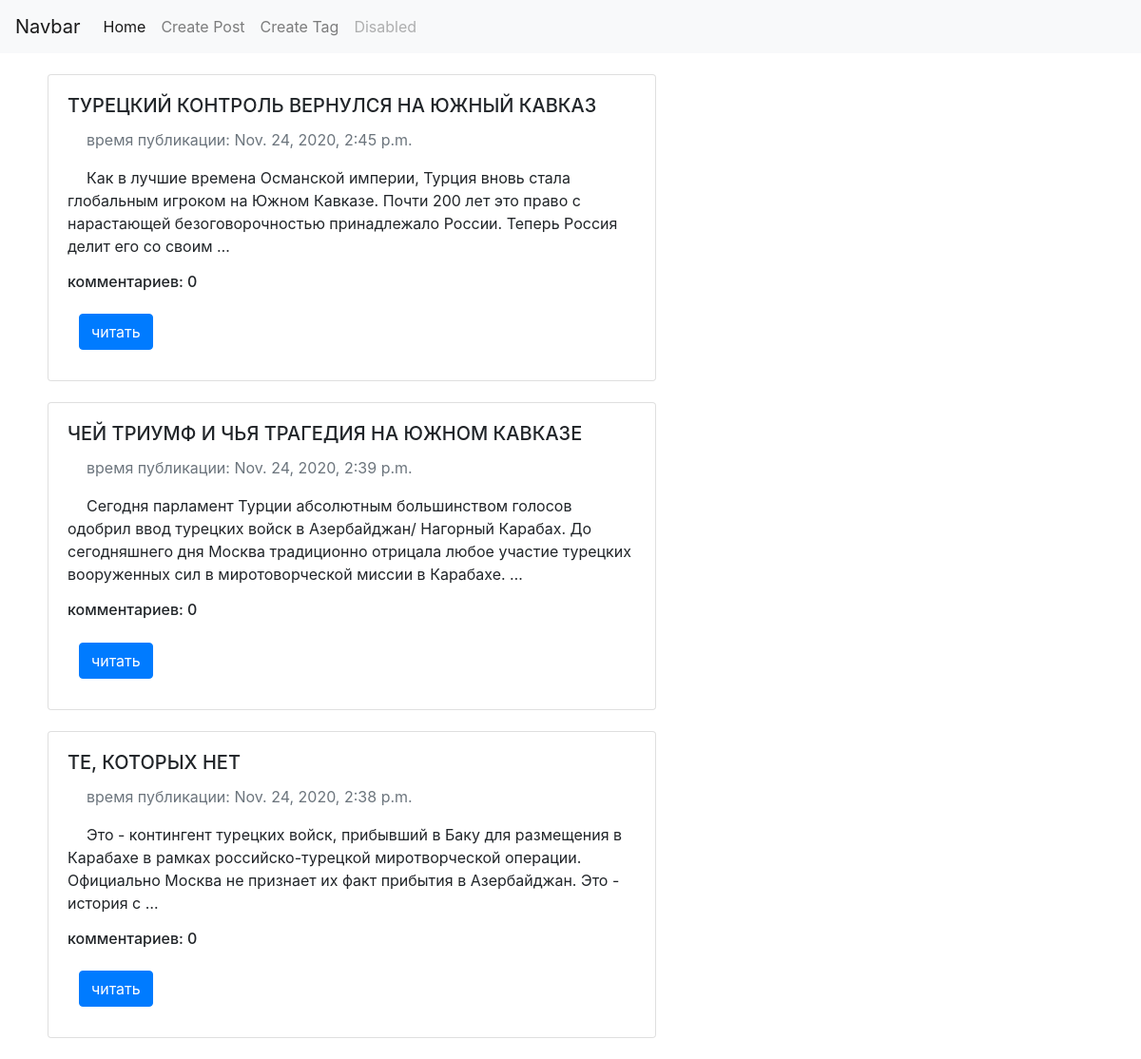
/tags/karabakh/, run on the app's committed database.
### posts/models.py (models this page shows, shortened)
class Post(models.Model):
    title = models.CharField(max_length=150)
    text = models.TextField(blank=True)
    pub_date = models.DateTimeField(auto_now_add=True)
    slug = models.SlugField(max_length=50, unique=True)
    tags = models.ManyToManyField('Tag', blank=True, related_name='posts')
    def get_absolute_url(self):
        return reverse('post_details_url', kwargs={'slug': self.slug})
    @property
    def get_commets_count(self):
        return f"комментариев: {Post.objects.filter(pk=self.pk).aggregate(Count('comments'))['comments__count']}"
    class Meta:
        ordering = ['-pub_date']
        verbose_name = 'пост'
        verbose_name_plural = 'посты'

### posts/views.py (the view)
# urls.py: path('tags/<str:slug>/', views.TagPosts.as_view(), name='tags_url'),
class TagPosts(View):
    def get(self, request, slug):
        posts = Post.objects.filter(tags__slug=slug)
        return render(request, 'tags.html', context={'posts': posts,
                                                     'tag_slug': slug, })

### templates/tags.html (shortened to what this page needs)
{% extends 'base_blog.html' %}
{% block content %}
<div class="container">
    {% for post in posts %}
      {% include 'includes/post_card_template.html' %}
    {% endfor %}
</div>
{% endblock %}

### templates/includes/post_card_template.html
 <div class="card" style="width: 40rem; margin-left:5px">
    <div class="card-body">
      <h5 class="card-title">{{post.title}}</h5>
      <p class="text-muted">
        время публикации: {{post.pub_date}}
      </p>
      <p class="card-text">{{post.text|truncatewords:30}}</p>
      <h6 class="card-title">{{post.get_commets_count}}</h6>
      <a href="{{post.get_absolute_url}}" class="btn btn-primary">читать</a>
    </div>
  </div>

### templates/base_blog.html (style rules this page uses)
.card { margin-left:5%; }
p { text-indent:20px; }
.btn { margin:2%; }
.card { margin:2%; }

### data on the page
Post: title "ТУРЕЦКИЙ КОНТРОЛЬ ВЕРНУЛСЯ НА ЮЖНЫЙ КАВКАЗ", pub_date "Nov. 24, 2020, 2:45 p.m.", text "Как в лучшие времена Османской империи, Турция вновь стала глобальным игроком на Южном Кавказе. Почти 200 лет это право с нарастающей безоговорочностью принадлежало России. Теперь Россия делит его со своим …", get_commets_count "комментариев: 0"
Post: title "ЧЕЙ ТРИУМФ И ЧЬЯ ТРАГЕДИЯ НА ЮЖНОМ КАВКАЗЕ", pub_date "Nov. 24, 2020, 2:39 p.m.", text "Сегодня парламент Турции абсолютным большинством голосов одобрил ввод турецких войск в Азербайджан/ Нагорный Карабах. До сегодняшнего дня Москва традиционно отрицала любое участие турецких вооруженных сил в миротоворческой миссии в Карабахе. …", get_commets_count "комментариев: 0"
Post: title "ТЕ, КОТОРЫХ НЕТ", pub_date "Nov. 24, 2020, 2:38 p.m.", text "Это - контингент турецких войск, прибывший в Баку для размещения в Карабахе в рамках российско-турецкой миротворческой операции. Официально Москва не признает их факт прибытия в Азербайджан. Это - история с …", get_commets_count "комментариев: 0"
